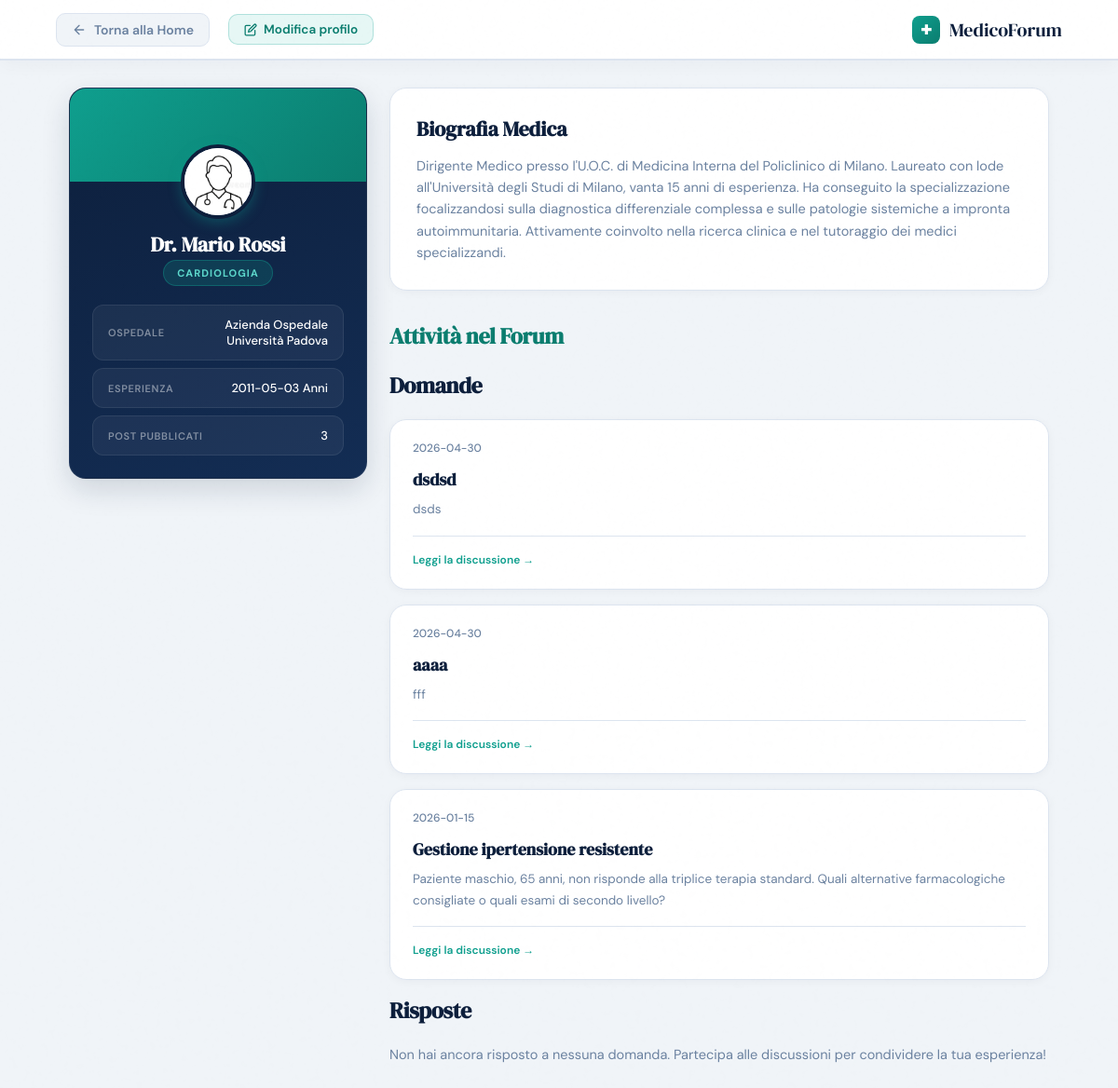
The app's page /frontend/profilo.php (signed in) with its own data.
### tables this page shows
CREATE TABLE `domande` (
  `id_domanda` int(11) NOT NULL,
  `titolo` varchar(50) NOT NULL,
  `corpo` varchar(500) NOT NULL,
  `data_domanda` date DEFAULT NULL,
  `specializzazione_filtro` int(11) DEFAULT NULL,
  `anni_exp_filtro` int(11) DEFAULT NULL,
  `ospedale_filtro` int(11) DEFAULT NULL,
  `dottore` int(11) NOT NULL
);

### frontend/profilo.php (the view, shortened to what this page needs)
<?php
require_once 'database.php';
try {
    $connessione = new PDO("mysql:host=$host;dbname=$db", $user, $password);
    $connessione->setAttribute(PDO::ATTR_ERRMODE, PDO::ERRMODE_EXCEPTION);
}
catch (PDOException $e) {
    die("Errore nella gestione del database $db: " . $e->getMessage());
}
?>
<!DOCTYPE html>
<html lang="it">
<head>
</head>
<body>
    <header>
        <a href="home.php" class="back-btn">
            <svg width="16" height="16" viewBox="0 0 24 24" fill="none" stroke="currentColor" stroke-width="2"
                stroke-linecap="round" stroke-linejoin="round">
                <path d="M19 12H5M12 19l-7-7 7-7" />
            </svg>
            Torna alla Home
        </a>
        <a href="modifica_profilo.php" class="edit-profile-btn">
            <svg width="14" height="14" viewBox="0 0 24 24" fill="none" stroke="currentColor" stroke-width="2.2"
                stroke-linecap="round" stroke-linejoin="round">
                <path d="M11 4H4a2 2 0 0 0-2 2v14a2 2 0 0 0 2 2h14a2 2 0 0 0 2-2v-7"/>
                <path d="M18.5 2.5a2.121 2.121 0 0 1 3 3L12 15l-4 1 1-4 9.5-9.5z"/>
            </svg>
            Modifica profilo
        </a>
        <div class="nav-logo">
            <span class="cross">✚</span>
            MedicoForum
        </div>
    </header>
    <div class="page-wrapper">
        <aside class="sidebar">
            <div class="profile-card">
                <div class="profile-cover"></div>
                <div class="profile-info">
                    <?php
                    $sql = "SELECT dottori.nome AS nome, cognome, sesso, biografia, data_inizio_lavoro, ospedali.nome AS nomeO, foto_profilo, specializzazioni.nome AS nomeS, COUNT(id_domanda) AS nPost FROM dottori, ospedali, specializzazioni, domande WHERE ospedale=id_ospedale AND specializzazione=codice AND domande.dottore=id_dottore AND id_dottore=?";
                    $profilo = $connessione->prepare($sql);
                    $profilo->execute(array($_SESSION["utente"]));
                    if ($profilo->rowCount() > 0) {
                        $profilo = $profilo->fetch(PDO::FETCH_ASSOC);
                        echo '<img src="img/' . $profilo["foto_profilo"] . '" class="big-avatar">
                        <h1 class="pname">';
                        if ($profilo["sesso"] == 'm') {
                            echo 'Dr. ';
                        } else {
                            echo 'Dott.ssa ';
                        }
                        echo $profilo["nome"] . ' ' . $profilo["cognome"] . '</h1>
                        <div class="spec-badge">' . $profilo["nomeS"] . '</div>
                        <div class="profile-stats">
                        <div class="pstat">
                            <span class="pstat-label">Ospedale</span>
                            <span class="pstat-val">' . $profilo["nomeO"] . '</span>
                        </div>
                        <div class="pstat">
                            <span class="pstat-label">Esperienza</span>
                            <span class="pstat-val">' . $profilo["data_inizio_lavoro"] . ' Anni</span>
                        </div>
                        <div class="pstat">
                            <span class="pstat-label">Post pubblicati</span>
                            <span class="pstat-val">' . $profilo["nPost"] . '</span>
                        </div>
                        ';
                    }
                    ?>
                </div>
            </div>
    </div>
    </aside>
    <main>
        <article class="about-card">
            <h2 class="about-title">Biografia Medica</h2>
            <?php
            echo '<p class="about-text">' . $profilo['biografia'] . '</p>';
            ?>
        </article>
        <div class="feed-header">
            <h2 class="feed-title" style="color: #0b7d6f !important;">Attività nel Forum</h2>
        </div>
        <h4 class="feed-title" style="margin-bottom: 20px;">Domande</h4>
        <?php
        $sql = 'SELECT titolo, corpo, data_domanda, id_domanda FROM domande WHERE dottore=? ORDER BY data_domanda DESC';
        $domande = $connessione->prepare($sql);
        $domande->execute(array($_SESSION["utente"]));
        if ($domande->rowCount() > 0) {
            while ($domanda = $domande->fetch(PDO::FETCH_ASSOC)) {
                echo '<article class="question-card">
            <div class="card-top">';
                echo '<span class="date-tag">' . $domanda['data_domanda'] . '</span>
            </div>
            <h3 class="question-title">' . $domanda['titolo'] . '</h3>
            <p class="question-preview">' . $domanda['corpo'] . '</p>
            <div class="card-footer">
                <a href="discussione.php?id=' . $domanda["id_domanda"] . '" class="read-more">Leggi la discussione →</a>
            </div>
        </article>';
            }
        } else {
            echo '<p class="about-text">Non hai ancora pubblicato nessuna domanda. Condividi i tuoi casi clinici per ricevere feedback dalla community!</p>';
        }
        echo '<h4 class="feed-title" style="margin-bottom: 20px;">Risposte</h4>';
        $sql = 'SELECT corpo, data_risposta, domanda FROM risposte WHERE dottore=? ORDER BY data_risposta DESC';
        $risposte = $connessione->prepare($sql);
        $risposte->execute(array($_SESSION["utente"]));
        if ($risposte->rowCount() > 0) {
            while ($risposta = $risposte->fetch(PDO::FETCH_ASSOC)) {
                echo '<article class="question-card">
            <div class="card-top">
                <span class="date-tag">' . $risposta['data_risposta'] . '</span>
            </div>
            <p class="question-preview">' . $risposta['corpo'] . '</p>
            <div class="card-footer">
                <a href="discussione.php?id=' . $risposta["domanda"] . '" class="read-more">Leggi la discussione →</a>
            </div>
        </article>';
            }
        } else {
            echo '<p class="about-text">Non hai ancora risposto a nessuna domanda. Partecipa alle discussioni per condividere la tua esperienza!</p>';
        }
        ?>
    </main>
    </div>
</body>
</html>

### records on screen
domande: data_domanda "2026-04-30", titolo "dsdsd", corpo "dsds"
domande: data_domanda "2026-04-30", titolo "aaaa", corpo "fff"
domande: data_domanda "2026-01-15", titolo "Gestione ipertensione resistente", corpo "Paziente maschio, 65 anni, non risponde alla triplice terapia standard. Quali alternative farmacologiche consigliate o quali esami di secondo livello?"

### other values on screen
$profilo["nome"] "Mario"
$profilo["cognome"] "Rossi"
$profilo["nomeS"] "CARDIOLOGIA"
$profilo["nomeO"] "Azienda Ospedale Università Padova"
$profilo["data_inizio_lavoro"] "2011-05-03"
$profilo["nPost"] "3"
